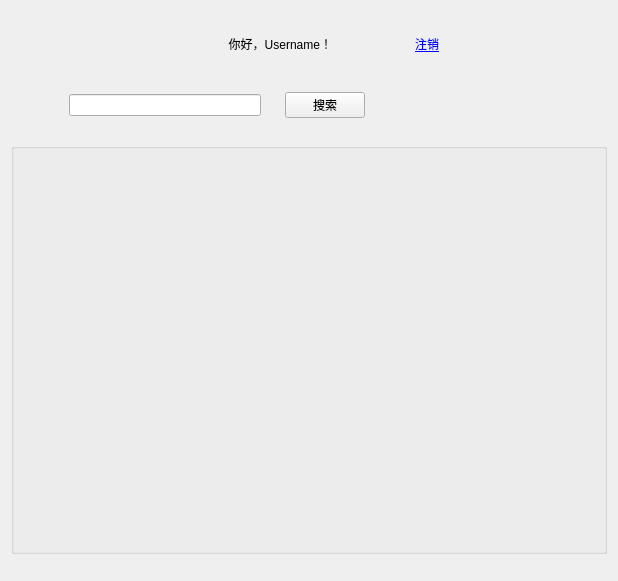
<?xml version="1.0" encoding="UTF-8"?>
<ui version="4.0">
 <class>MainWindow</class>
 <widget class="QMainWindow" name="MainWindow">
  <property name="geometry">
   <rect>
    <x>0</x>
    <y>0</y>
    <width>618</width>
    <height>581</height>
   </rect>
  </property>
  <property name="windowTitle">
   <string>Piculator主页</string>
  </property>
  <widget class="QWidget" name="centralwidget">
   <widget class="QFrame" name="searchbar">
    <property name="geometry">
     <rect>
      <x>60</x>
      <y>80</y>
      <width>314</width>
      <height>50</height>
     </rect>
    </property>
    <property name="sizePolicy">
     <sizepolicy hsizetype="Expanding" vsizetype="Fixed">
      <horstretch>0</horstretch>
      <verstretch>0</verstretch>
     </sizepolicy>
    </property>
    <layout class="QHBoxLayout" name="horizontalLayout">
     <property name="spacing">
      <number>4</number>
     </property>
     <item>
      <widget class="QLineEdit" name="searchbox"/>
     </item>
     <item>
      <spacer name="searchbar_spacer">
       <property name="orientation">
        <enum>Qt::Horizontal</enum>
       </property>
       <property name="sizeType">
        <enum>QSizePolicy::Fixed</enum>
       </property>
       <property name="sizeHint" stdset="0">
        <size>
         <width>20</width>
         <height>20</height>
        </size>
       </property>
      </spacer>
     </item>
     <item>
      <widget class="QPushButton" name="search_btn">
       <property name="text">
        <string>搜索</string>
       </property>
      </widget>
     </item>
    </layout>
   </widget>
   <widget class="QWidget" name="horizontalLayoutWidget">
    <property name="geometry">
     <rect>
      <x>11</x>
      <y>11</y>
      <width>428</width>
      <height>66</height>
     </rect>
    </property>
    <layout class="QHBoxLayout" name="horizontalLayout_2">
     <item>
      <widget class="QLabel" name="label_2">
       <property name="text">
        <string>&lt;html&gt;&lt;head/&gt;&lt;body&gt;&lt;p&gt;&lt;img src=&quot;:/banner/piculator-banner-colorful@256x64.png&quot;/&gt;&lt;/p&gt;&lt;/body&gt;&lt;/html&gt;</string>
       </property>
      </widget>
     </item>
     <item>
      <layout class="QHBoxLayout" name="horizontalLayout_3">
       <item>
        <widget class="QLabel" name="label">
         <property name="text">
          <string>&lt;html&gt;&lt;head/&gt;&lt;body&gt;&lt;p align=&quot;right&quot;&gt;你好，Username！&lt;/p&gt;&lt;/body&gt;&lt;/html&gt;</string>
         </property>
        </widget>
       </item>
       <item>
        <widget class="QLabel" name="label_3">
         <property name="text">
          <string>&lt;html&gt;&lt;head/&gt;&lt;body&gt;&lt;p align=&quot;right&quot;&gt;&lt;span style=&quot; text-decoration: underline; color:#0000ff;&quot;&gt;注销&lt;/span&gt;&lt;/p&gt;&lt;/body&gt;&lt;/html&gt;</string>
         </property>
        </widget>
       </item>
      </layout>
     </item>
    </layout>
   </widget>
   <widget class="QGroupBox" name="groupBox">
    <property name="geometry">
     <rect>
      <x>11</x>
      <y>143</y>
      <width>596</width>
      <height>411</height>
     </rect>
    </property>
   </widget>
  </widget>
 </widget>
 <resources>
  <include location="icons.qrc"/>
 </resources>
 <connections/>
</ui>
